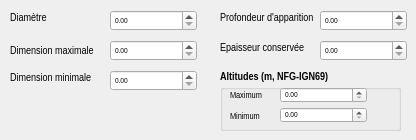
   <widget class="QWidget" name="tab_2">
    <attribute name="title">
     <string>Données métriques (m)</string>
    </attribute>
    <widget class="QLabel" name="label_23">
     <property name="geometry">
      <rect>
       <x>10</x>
       <y>10</y>
       <width>101</width>
       <height>16</height>
      </rect>
     </property>
     <property name="font">
      <font>
       <family>Arial Narrow</family>
       <pointsize>8</pointsize>
       <weight>50</weight>
       <italic>false</italic>
       <bold>false</bold>
      </font>
     </property>
     <property name="text">
      <string>Diamètre</string>
     </property>
    </widget>
    <widget class="QgsDoubleSpinBox" name="diametre">
     <property name="geometry">
      <rect>
       <x>110</x>
       <y>10</y>
       <width>87</width>
       <height>21</height>
      </rect>
     </property>
     <property name="minimumSize">
      <size>
       <width>61</width>
       <height>16</height>
      </size>
     </property>
     <property name="font">
      <font>
       <family>Arial Narrow</family>
       <pointsize>6</pointsize>
       <weight>50</weight>
       <bold>false</bold>
      </font>
     </property>
     <property name="singleStep">
      <double>0.100000000000000</double>
     </property>
    </widget>
    <widget class="QLabel" name="label_24">
     <property name="geometry">
      <rect>
       <x>10</x>
       <y>40</y>
       <width>91</width>
       <height>21</height>
      </rect>
     </property>
     <property name="font">
      <font>
       <family>Arial Narrow</family>
       <pointsize>8</pointsize>
       <weight>50</weight>
       <italic>false</italic>
       <bold>false</bold>
      </font>
     </property>
     <property name="text">
      <string>Dimension maximale</string>
     </property>
    </widget>
    <widget class="QgsDoubleSpinBox" name="dimension_max">
     <property name="geometry">
      <rect>
       <x>110</x>
       <y>40</y>
       <width>87</width>
       <height>21</height>
      </rect>
     </property>
     <property name="minimumSize">
      <size>
       <width>61</width>
       <height>16</height>
      </size>
     </property>
     <property name="font">
      <font>
       <family>Arial Narrow</family>
       <pointsize>6</pointsize>
       <weight>50</weight>
       <bold>false</bold>
      </font>
     </property>
     <property name="singleStep">
      <double>0.100000000000000</double>
     </property>
    </widget>
    <widget class="QLabel" name="label_25">
     <property name="geometry">
      <rect>
       <x>10</x>
       <y>70</y>
       <width>101</width>
       <height>16</height>
      </rect>
     </property>
     <property name="font">
      <font>
       <family>Arial Narrow</family>
       <pointsize>8</pointsize>
       <weight>50</weight>
       <italic>false</italic>
       <bold>false</bold>
      </font>
     </property>
     <property name="text">
      <string>Dimension minimale</string>
     </property>
    </widget>
    <widget class="QgsDoubleSpinBox" name="dimension_min">
     <property name="geometry">
      <rect>
       <x>110</x>
       <y>70</y>
       <width>87</width>
       <height>21</height>
      </rect>
     </property>
     <property name="minimumSize">
      <size>
       <width>61</width>
       <height>16</height>
      </size>
     </property>
     <property name="font">
      <font>
       <family>Arial Narrow</family>
       <pointsize>6</pointsize>
       <weight>50</weight>
       <bold>false</bold>
      </font>
     </property>
     <property name="singleStep">
      <double>0.100000000000000</double>
     </property>
    </widget>
    <widget class="QLabel" name="label_19">
     <property name="geometry">
      <rect>
       <x>220</x>
       <y>10</y>
       <width>101</width>
       <height>16</height>
      </rect>
     </property>
     <property name="font">
      <font>
       <family>Arial Narrow</family>
       <pointsize>8</pointsize>
       <weight>50</weight>
       <italic>false</italic>
       <bold>false</bold>
      </font>
     </property>
     <property name="text">
      <string>Profondeur d'apparition</string>
     </property>
    </widget>
    <widget class="QgsDoubleSpinBox" name="profondeur_apparition">
     <property name="geometry">
      <rect>
       <x>320</x>
       <y>10</y>
       <width>87</width>
       <height>21</height>
      </rect>
     </property>
     <property name="minimumSize">
      <size>
       <width>61</width>
       <height>16</height>
      </size>
     </property>
     <property name="font">
      <font>
       <family>Arial Narrow</family>
       <pointsize>6</pointsize>
       <weight>50</weight>
       <bold>false</bold>
      </font>
     </property>
     <property name="singleStep">
      <double>0.100000000000000</double>
     </property>
    </widget>
    <widget class="QLabel" name="label_26">
     <property name="geometry">
      <rect>
       <x>220</x>
       <y>40</y>
       <width>101</width>
       <height>16</height>
      </rect>
     </property>
     <property name="font">
      <font>
       <family>Arial Narrow</family>
       <pointsize>8</pointsize>
       <weight>50</weight>
       <italic>false</italic>
       <bold>false</bold>
      </font>
     </property>
     <property name="text">
      <string>Epaisseur conservée</string>
     </property>
    </widget>
    <widget class="QgsDoubleSpinBox" name="epaisseur">
     <property name="geometry">
      <rect>
       <x>320</x>
       <y>40</y>
       <width>87</width>
       <height>21</height>
      </rect>
     </property>
     <property name="minimumSize">
      <size>
       <width>61</width>
       <height>16</height>
      </size>
     </property>
     <property name="font">
      <font>
       <family>Arial Narrow</family>
       <pointsize>6</pointsize>
       <weight>50</weight>
       <bold>false</bold>
      </font>
     </property>
     <property name="singleStep">
      <double>0.100000000000000</double>
     </property>
    </widget>
    <widget class="QGroupBox" name="groupBox">
     <property name="geometry">
      <rect>
       <x>220</x>
       <y>70</y>
       <width>181</width>
       <height>61</height>
      </rect>
     </property>
     <property name="font">
      <font>
       <family>Arial Narrow</family>
       <pointsize>8</pointsize>
       <weight>75</weight>
       <bold>true</bold>
      </font>
     </property>
     <property name="title">
      <string>Altitudes (m, NFG-IGN69)</string>
     </property>
     <widget class="QLabel" name="label_2">
      <property name="geometry">
       <rect>
        <x>10</x>
        <y>40</y>
        <width>47</width>
        <height>13</height>
       </rect>
      </property>
      <property name="font">
       <font>
        <family>Arial Narrow</family>
        <pointsize>7</pointsize>
        <weight>50</weight>
        <bold>false</bold>
       </font>
      </property>
      <property name="text">
       <string>Minimum</string>
      </property>
     </widget>
     <widget class="QLabel" name="label_7">
      <property name="geometry">
       <rect>
        <x>10</x>
        <y>19</y>
        <width>47</width>
        <height>13</height>
       </rect>
      </property>
      <property name="font">
       <font>
        <family>Arial Narrow</family>
        <pointsize>7</pointsize>
        <weight>50</weight>
        <bold>false</bold>
       </font>
      </property>
      <property name="text">
       <string>Maximum</string>
      </property>
     </widget>
     <widget class="QgsDoubleSpinBox" name="alti_min">
      <property name="geometry">
       <rect>
        <x>60</x>
        <y>37</y>
        <width>87</width>
        <height>16</height>
       </rect>
      </property>
      <property name="minimumSize">
       <size>
        <width>61</width>
        <height>16</height>
       </size>
      </property>
      <property name="font">
       <font>
        <family>Arial Narrow</family>
        <pointsize>6</pointsize>
        <weight>50</weight>
        <bold>false</bold>
       </font>
      </property>
      <property name="singleStep">
       <double>0.100000000000000</double>
      </property>
     </widget>
     <widget class="QgsDoubleSpinBox" name="alti_max">
      <property name="geometry">
       <rect>
        <x>60</x>
        <y>17</y>
        <width>87</width>
        <height>16</height>
       </rect>
      </property>
      <property name="minimumSize">
       <size>
        <width>61</width>
        <height>16</height>
       </size>
      </property>
      <property name="font">
       <font>
        <family>Arial Narrow</family>
        <pointsize>6</pointsize>
        <weight>50</weight>
        <bold>false</bold>
       </font>
      </property>
      <property name="singleStep">
       <double>0.100000000000000</double>
      </property>
     </widget>
    </widget>
   </widget>
